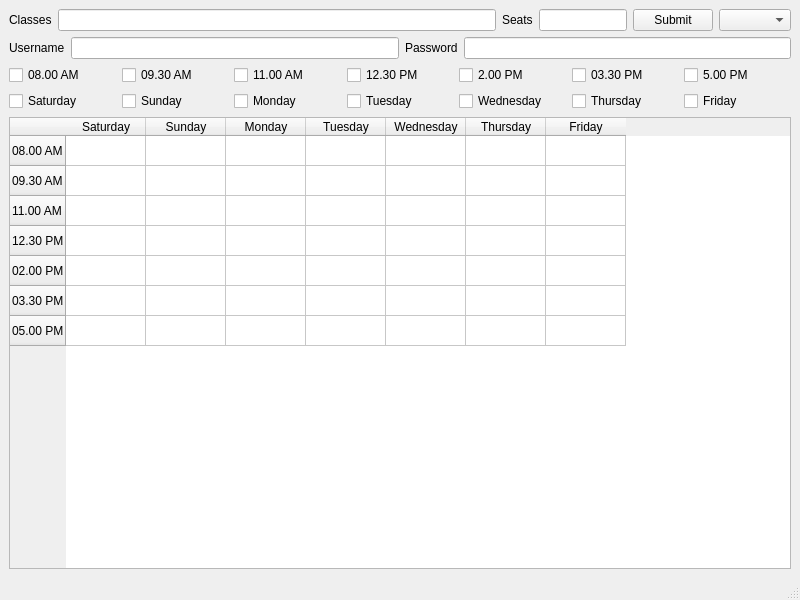
<?xml version="1.0" encoding="UTF-8"?>
<ui version="4.0">
 <class>MainWindow</class>
 <widget class="QMainWindow" name="MainWindow">
  <property name="geometry">
   <rect>
    <x>0</x>
    <y>0</y>
    <width>800</width>
    <height>600</height>
   </rect>
  </property>
  <property name="windowTitle">
   <string>Ultimate Usis Mother Father</string>
  </property>
  <widget class="QWidget" name="centralwidget">
   <layout class="QVBoxLayout" name="verticalLayout">
    <item>
     <layout class="QHBoxLayout" name="inputs">
      <item>
       <widget class="QLabel" name="classesLabel">
        <property name="text">
         <string>Classes</string>
        </property>
       </widget>
      </item>
      <item>
       <widget class="QLineEdit" name="classes">
        <property name="sizePolicy">
         <sizepolicy hsizetype="Expanding" vsizetype="Fixed">
          <horstretch>5</horstretch>
          <verstretch>0</verstretch>
         </sizepolicy>
        </property>
       </widget>
      </item>
      <item>
       <widget class="QLabel" name="seatLabel">
        <property name="text">
         <string>Seats</string>
        </property>
       </widget>
      </item>
      <item>
       <widget class="QLineEdit" name="seat">
        <property name="sizePolicy">
         <sizepolicy hsizetype="Expanding" vsizetype="Fixed">
          <horstretch>1</horstretch>
          <verstretch>0</verstretch>
         </sizepolicy>
        </property>
        <property name="minimumSize">
         <size>
          <width>0</width>
          <height>0</height>
         </size>
        </property>
       </widget>
      </item>
      <item>
       <widget class="QPushButton" name="submit">
        <property name="text">
         <string>Submit</string>
        </property>
       </widget>
      </item>
      <item>
       <widget class="QComboBox" name="combinations"/>
      </item>
     </layout>
    </item>
    <item>
     <layout class="QHBoxLayout" name="credins">
      <item>
       <widget class="QLabel" name="userLabel">
        <property name="text">
         <string>Username</string>
        </property>
       </widget>
      </item>
      <item>
       <widget class="QLineEdit" name="user"/>
      </item>
      <item>
       <widget class="QLabel" name="passlabel">
        <property name="text">
         <string>Password</string>
        </property>
       </widget>
      </item>
      <item>
       <widget class="QLineEdit" name="passwd">
        <property name="maxLength">
         <number>32766</number>
        </property>
        <property name="echoMode">
         <enum>QLineEdit::Password</enum>
        </property>
       </widget>
      </item>
     </layout>
    </item>
    <item>
     <layout class="QHBoxLayout" name="times">
      <item>
       <widget class="QCheckBox" name="slot1">
        <property name="text">
         <string>08.00 AM</string>
        </property>
       </widget>
      </item>
      <item>
       <widget class="QCheckBox" name="slot2">
        <property name="text">
         <string>09.30 AM</string>
        </property>
       </widget>
      </item>
      <item>
       <widget class="QCheckBox" name="slot3">
        <property name="text">
         <string>11.00 AM</string>
        </property>
       </widget>
      </item>
      <item>
       <widget class="QCheckBox" name="slot4">
        <property name="text">
         <string>12.30 PM</string>
        </property>
       </widget>
      </item>
      <item>
       <widget class="QCheckBox" name="slot5">
        <property name="text">
         <string>2.00 PM</string>
        </property>
       </widget>
      </item>
      <item>
       <widget class="QCheckBox" name="slot6">
        <property name="text">
         <string>03.30 PM</string>
        </property>
       </widget>
      </item>
      <item>
       <widget class="QCheckBox" name="slot7">
        <property name="text">
         <string>5.00 PM</string>
        </property>
       </widget>
      </item>
     </layout>
    </item>
    <item>
     <layout class="QHBoxLayout" name="days">
      <item>
       <widget class="QCheckBox" name="sa">
        <property name="text">
         <string>Saturday</string>
        </property>
       </widget>
      </item>
      <item>
       <widget class="QCheckBox" name="su">
        <property name="text">
         <string>Sunday</string>
        </property>
       </widget>
      </item>
      <item>
       <widget class="QCheckBox" name="mo">
        <property name="text">
         <string>Monday</string>
        </property>
       </widget>
      </item>
      <item>
       <widget class="QCheckBox" name="tu">
        <property name="text">
         <string>Tuesday</string>
        </property>
       </widget>
      </item>
      <item>
       <widget class="QCheckBox" name="we">
        <property name="text">
         <string>Wednesday</string>
        </property>
       </widget>
      </item>
      <item>
       <widget class="QCheckBox" name="th">
        <property name="text">
         <string>Thursday</string>
        </property>
       </widget>
      </item>
      <item>
       <widget class="QCheckBox" name="fr">
        <property name="text">
         <string>Friday</string>
        </property>
       </widget>
      </item>
     </layout>
    </item>
    <item>
     <layout class="QHBoxLayout" name="view">
      <item>
       <widget class="QTableWidget" name="tableWidget">
        <property name="sizePolicy">
         <sizepolicy hsizetype="Expanding" vsizetype="Expanding">
          <horstretch>0</horstretch>
          <verstretch>0</verstretch>
         </sizepolicy>
        </property>
        <property name="frameShadow">
         <enum>QFrame::Sunken</enum>
        </property>
        <property name="gridStyle">
         <enum>Qt::SolidLine</enum>
        </property>
        <property name="wordWrap">
         <bool>true</bool>
        </property>
        <property name="cornerButtonEnabled">
         <bool>true</bool>
        </property>
        <attribute name="horizontalHeaderDefaultSectionSize">
         <number>80</number>
        </attribute>
        <row>
         <property name="text">
          <string>08.00 AM</string>
         </property>
        </row>
        <row>
         <property name="text">
          <string>09.30 AM</string>
         </property>
        </row>
        <row>
         <property name="text">
          <string>11.00 AM</string>
         </property>
        </row>
        <row>
         <property name="text">
          <string>12.30 PM</string>
         </property>
        </row>
        <row>
         <property name="text">
          <string>02.00 PM</string>
         </property>
        </row>
        <row>
         <property name="text">
          <string>03.30 PM</string>
         </property>
        </row>
        <row>
         <property name="text">
          <string>05.00 PM</string>
         </property>
        </row>
        <column>
         <property name="text">
          <string>Saturday</string>
         </property>
        </column>
        <column>
         <property name="text">
          <string>Sunday</string>
         </property>
        </column>
        <column>
         <property name="text">
          <string>Monday</string>
         </property>
        </column>
        <column>
         <property name="text">
          <string>Tuesday</string>
         </property>
        </column>
        <column>
         <property name="text">
          <string>Wednesday</string>
         </property>
        </column>
        <column>
         <property name="text">
          <string>Thursday</string>
         </property>
        </column>
        <column>
         <property name="text">
          <string>Friday</string>
         </property>
        </column>
       </widget>
      </item>
     </layout>
    </item>
   </layout>
  </widget>
  <widget class="QStatusBar" name="statusbar"/>
 </widget>
 <resources/>
 <connections/>
</ui>
